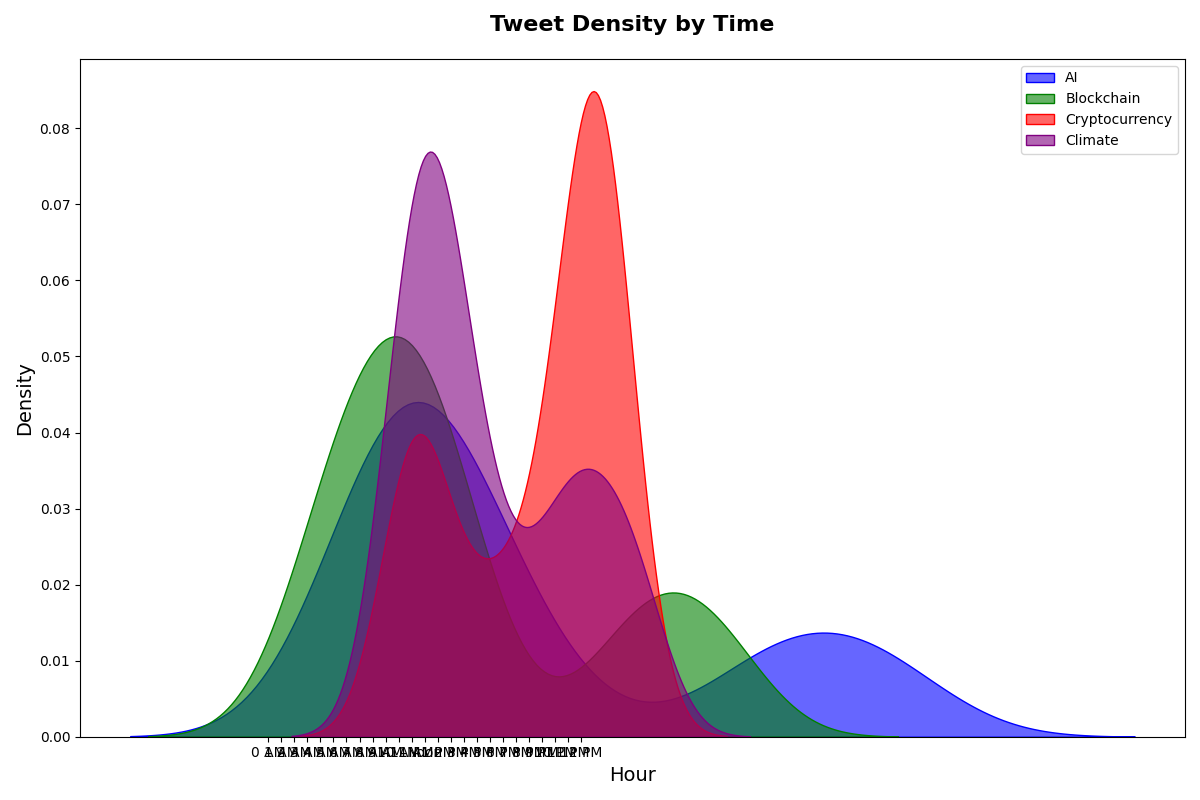

Write the Python code that produced this figure.
import numpy as np
import matplotlib.pyplot as plt
import seaborn as sns

# Data for plotting
time_of_day = np.linspace(0, 24, 100)

tweets_ai = np.piecewise(time_of_day,
                         [time_of_day < 6, (time_of_day >= 6) & (time_of_day < 12), (time_of_day >= 12) & (time_of_day < 18), time_of_day >= 18],
                         [lambda x: 10 + 2*x, lambda x: 25 - 1.5*x, lambda x: 5 + 2.5*x, lambda x: 30 - x])

tweets_blockchain = np.piecewise(time_of_day,
                                 [time_of_day < 6, (time_of_day >= 6) & (time_of_day < 12), (time_of_day >= 12) & (time_of_day < 18), time_of_day >= 18],
                                 [lambda x: 8 + 1.5*x, lambda x: 20 - x, lambda x: 4 + 1.8*x, lambda x: 22 - 0.8*x])

tweets_cryptocurrency = np.piecewise(time_of_day,
                                     [time_of_day < 6, (time_of_day >= 6) & (time_of_day < 12), (time_of_day >= 12) & (time_of_day < 18), time_of_day >= 18],
                                     [lambda x: 15 + 1.8*x, lambda x: 30 - 0.5*x, lambda x: 10 + x, lambda x: 24 - 0.6*x])

tweets_climate = np.piecewise(time_of_day,
                              [time_of_day < 6, (time_of_day >= 6) & (time_of_day < 12), (time_of_day >= 12) & (time_of_day < 18), time_of_day >= 18],
                              [lambda x: 12 + 2*x, lambda x: 22 - x, lambda x: 8 + 1.2*x, lambda x: 26 - 0.7*x])

# Plot setup
fig, ax = plt.subplots(figsize=(12, 8))

sns.kdeplot(tweets_ai, color='blue', shade=True, alpha=0.6, ax=ax, label='AI')
sns.kdeplot(tweets_blockchain, color='green', shade=True, alpha=0.6, ax=ax, label='Blockchain')
sns.kdeplot(tweets_cryptocurrency, color='red', shade=True, alpha=0.6, ax=ax, label='Cryptocurrency')
sns.kdeplot(tweets_climate, color='purple', shade=True, alpha=0.6, ax=ax, label='Climate')

# Customize text
ax.set_title('Tweet Density by Time', fontsize=16, fontweight='bold', pad=20)
ax.set_xlabel('Hour', fontsize=14)
ax.set_ylabel('Density', fontsize=14)
plt.xticks(np.arange(0, 25, step=1), labels=[f'{int(i)} AM' if i < 12 else ('Noon' if i == 12 else f'{int(i)-12} PM') for i in np.arange(0, 25, step=1)])
ax.legend()

plt.tight_layout()
plt.show()
